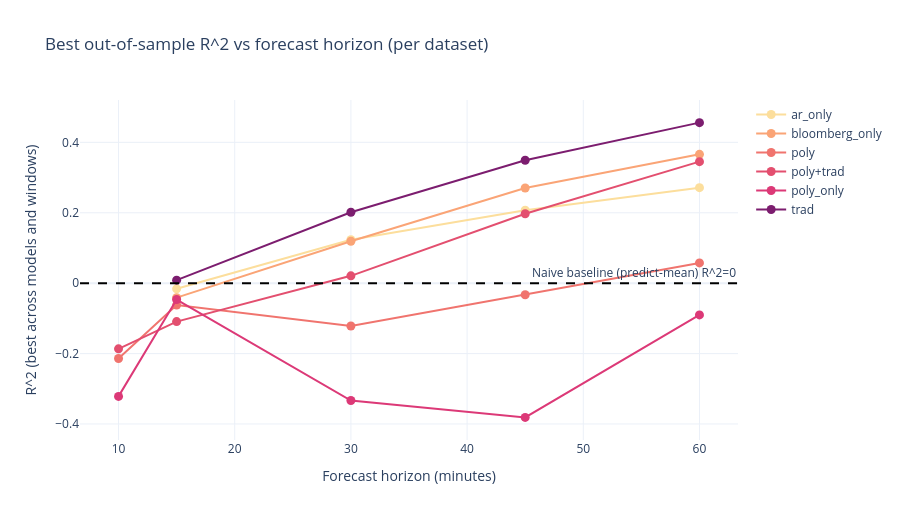

Notebook code for this chart:
### Markdown cell above
## Graph 10 - R^2 vs forecast horizon (one line per dataset configuration)

For each dataset configuration, plots the **best R^2 across models and windows** vs the forecast horizon. Useful for the thesis discussion of whether Polymarket features matter more at longer horizons. Each marker is tagged with the model that achieved that R^2.

### Code cell
# %% -- GRAPH 10 : R^2 VS HORIZON (Plotly line) ----------------------
if not SUMMARIES:
    print('No summary CSVs available -> skipping Graph 10.')
else:
    _records = []
    for h, df_h in SUMMARIES.items():
        _idx = df_h.groupby('dataset')['r2'].idxmax()
        _best = df_h.loc[_idx, ['dataset', 'model', 'window', 'r2']].copy()
        _best['horizon_min'] = h
        _records.append(_best)
    _long = pd.concat(_records, ignore_index=True).sort_values(['dataset', 'horizon_min'])
    _datasets_in = sorted(_long['dataset'].unique())
    _colors = palette_colors(max(2, len(_datasets_in)))
    _color_map = dict(zip(_datasets_in, _colors))

    fig_g10 = go.Figure()
    for ds in _datasets_in:
        _sub = _long[_long['dataset'] == ds].sort_values('horizon_min')
        _hover = [
            f"{row.dataset} / {row.model} / {row.window}<br>"
            f"horizon={int(row.horizon_min)}min  R^2={row.r2:.4f}"
            for row in _sub.itertuples()
        ]
        fig_g10.add_trace(go.Scatter(
            x=_sub['horizon_min'], y=_sub['r2'],
            mode='lines+markers',
            name=ds,
            line=dict(color=_color_map[ds], width=2),
            marker=dict(color=_color_map[ds], size=9),
            text=_hover, hoverinfo='text',
        ))
    fig_g10.add_hline(y=0.0, line_dash='dash', line_color='black',
                      annotation_text='Naive baseline (predict-mean) R^2=0')
    fig_g10.update_layout(
        title='Best out-of-sample R^2 vs forecast horizon (per dataset)',
        xaxis_title='Forecast horizon (minutes)',
        yaxis_title='R^2 (best across models and windows)',
        height=520,
    )
    fig_g10.show()

### Figure 1 — Plotly figure (JSON) as saved in the notebook; plotly's stock layout.template omitted (floating-point values rounded to 4 significant figures)
{"data": [{"hoverinfo": "text", "line": {"color": "#fcde9c", "width": 2}, "marker": {"color": "#fcde9c", "size": 9}, "mode": "lines+markers", "name": "ar_only", "text": ["ar_only / rf / fixed120<br>horizon=15min  R^2=-0.0161", "ar_only / rf / fixed120<br>horizon=30min  R^2=0.1233", "ar_only / rf / fixed120<br>horizon=45min  R^2=0.2073", "ar_only / rf / fixed120<br>horizon=60min  R^2=0.2714"], "type": "scatter", "x": [15, 30, 45, 60], "y": [-0.01607, 0.1233, 0.2073, 0.2714]}, {"hoverinfo": "text", "line": {"color": "#faa476", "width": 2}, "marker": {"color": "#faa476", "size": 9}, "mode": "lines+markers", "name": "bloomberg_only", "text": ["bloomberg_only / rf / fixed300<br>horizon=15min  R^2=-0.0412", "bloomberg_only / rf / fixed240<br>horizon=30min  R^2=0.1191", "bloomberg_only / rf / fixed240<br>horizon=45min  R^2=0.2703", "bloomberg_only / rf / fixed240<br>horizon=60min  R^2=0.3660"], "type": "scatter", "x": [15, 30, 45, 60], "y": [-0.04115, 0.1191, 0.2703, 0.366]}, {"hoverinfo": "text", "line": {"color": "#f0746e", "width": 2}, "marker": {"color": "#f0746e", "size": 9}, "mode": "lines+markers", "name": "poly", "text": ["poly / rf_pls / fixed240<br>horizon=10min  R^2=-0.2141", "poly / lstm_pls / expanding<br>horizon=15min  R^2=-0.0622", "poly / rf_pls / fixed120<br>horizon=30min  R^2=-0.1216", "poly / rf_pls / fixed120<br>horizon=45min  R^2=-0.0328", "poly / rf_pls / fixed120<br>horizon=60min  R^2=0.0576"], "type": "scatter", "x": [10, 15, 30, 45, 60], "y": [-0.2141, -0.06223, -0.1216, -0.03282, 0.05761]}, {"hoverinfo": "text", "line": {"color": "#e34f6f", "width": 2}, "marker": {"color": "#e34f6f", "size": 9}, "mode": "lines+markers", "name": "poly+trad", "text": ["poly+trad / rf_pls / fixed240<br>horizon=10min  R^2=-0.1866", "poly+trad / lstm_pls / fixed240<br>horizon=15min  R^2=-0.1092", "poly+trad / rf_pls / fixed120<br>horizon=30min  R^2=0.0209", "poly+trad / rf_pls / fixed240<br>horizon=45min  R^2=0.1973", "poly+trad / rf_pls / fixed120<br>horizon=60min  R^2=0.3452"], "type": "scatter", "x": [10, 15, 30, 45, 60], "y": [-0.1866, -0.1092, 0.02087, 0.1973, 0.3452]}, {"hoverinfo": "text", "line": {"color": "#dc3977", "width": 2}, "marker": {"color": "#dc3977", "size": 9}, "mode": "lines+markers", "name": "poly_only", "text": ["poly_only / rf_pls / fixed300<br>horizon=10min  R^2=-0.3216", "poly_only / lstm_pls / fixed240<br>horizon=15min  R^2=-0.0465", "poly_only / rf_pls / fixed300<br>horizon=30min  R^2=-0.3334", "poly_only / rf_pls / fixed300<br>horizon=45min  R^2=-0.3812", "poly_only / lstm_pls / fixed240<br>horizon=60min  R^2=-0.0901"], "type": "scatter", "x": [10, 15, 30, 45, 60], "y": [-0.3216, -0.0465, -0.3334, -0.3812, -0.09007]}, {"hoverinfo": "text", "line": {"color": "#7c1d6f", "width": 2}, "marker": {"color": "#7c1d6f", "size": 9}, "mode": "lines+markers", "name": "trad", "text": ["trad / rf / fixed240<br>horizon=15min  R^2=0.0086", "trad / rf / fixed240<br>horizon=30min  R^2=0.2015", "trad / rf / fixed120<br>horizon=45min  R^2=0.3492", "trad / rf / fixed120<br>horizon=60min  R^2=0.4561"], "type": "scatter", "x": [15, 30, 45, 60], "y": [0.008625, 0.2015, 0.3492, 0.4561]}], "layout": {"annotations": [{"showarrow": false, "text": "Naive baseline (predict-mean) R^2=0", "x": 1, "xanchor": "right", "xref": "x domain", "y": 0, "yanchor": "bottom", "yref": "y"}], "height": 520, "shapes": [{"line": {"color": "black", "dash": "dash"}, "type": "line", "x0": 0, "x1": 1, "xref": "x domain", "y0": 0, "y1": 0, "yref": "y"}], "title": {"text": "Best out-of-sample R^2 vs forecast horizon (per dataset)"}, "xaxis": {"title": {"text": "Forecast horizon (minutes)"}}, "yaxis": {"title": {"text": "R^2 (best across models and windows)"}}}}
